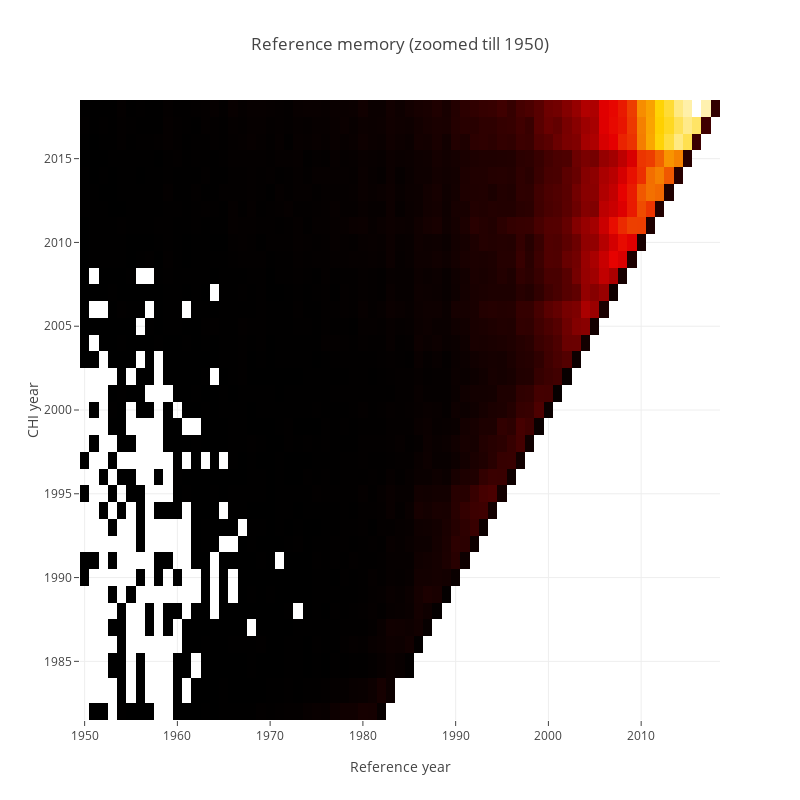

The notebook cell saved with this chart:
### Code cell
LOOKBACK = 1950

heatmap_df = reference_memory[reference_memory.year_ref >= LOOKBACK] \
            .pivot(index='year_chi', columns='year_ref', values='paperid')

trace0 = go.Heatmap(z=heatmap_df.values.tolist(),
                   x=heatmap_df.columns,
                   y=heatmap_df.index,
                   colorscale='Hot',
                   showscale=False)

layout = dict(title='Reference memory (zoomed till %s)' % LOOKBACK,
              width=800, height=800,
              xaxis=dict(title='Reference year'),
              yaxis=dict(title='CHI year'))

fig = go.Figure(data=[trace0], layout=layout)
plotly.offline.iplot(fig)
fig['layout']['font'] = dict(size=18)
pio.write_image(fig, 'reports/images/chi_reference_memory_%s.png' % LOOKBACK)

### Figure 1 — Plotly figure (JSON) as saved in the notebook; plotly's stock layout.template omitted (floating-point values rounded to 4 significant figures; data arrays with more than 128 entries replaced by an {"elided": "..."} marker saying what was removed)
{"data": [{"colorscale": "Hot", "showscale": false, "type": "heatmap", "uid": "76f2aea7-992d-44f3-a624-c066b67805ac", "x": [1950, 1951, 1952, 1953, 1954, 1955, 1956, 1957, 1958, 1959, 1960, 1961, 1962, 1963, 1964, 1965, 1966, 1967, 1968, 1969, 1970, 1971, 1972, 1973, 1974, 1975, 1976, 1977, 1978, 1979, 1980, 1981, 1982, 1983, 1984, 1985, 1986, 1987, 1988, 1989, 1990, 1991, 1992, 1993, 1994, 1995, 1996, 1997, 1998, 1999, 2000, 2001, 2002, 2003, 2004, 2005, 2006, 2007, 2008, 2009, 2010, 2011, 2012, 2013, 2014, 2015, 2016, 2017, 2018], "y": [1982, 1983, 1985, 1986, 1987, 1988, 1989, 1990, 1991, 1992, 1993, 1994, 1995, 1996, 1997, 1998, 1999, 2000, 2001, 2002, 2003, 2004, 2005, 2006, 2007, 2008, 2009, 2010, 2011, 2012, 2013, 2014, 2015, 2016, 2017, 2018], "z": {"elided": "36x69 int values"}}], "layout": {"height": 800, "title": {"text": "Reference memory (zoomed till 1950)"}, "width": 800, "xaxis": {"title": {"text": "Reference year"}}, "yaxis": {"title": {"text": "CHI year"}}}}
